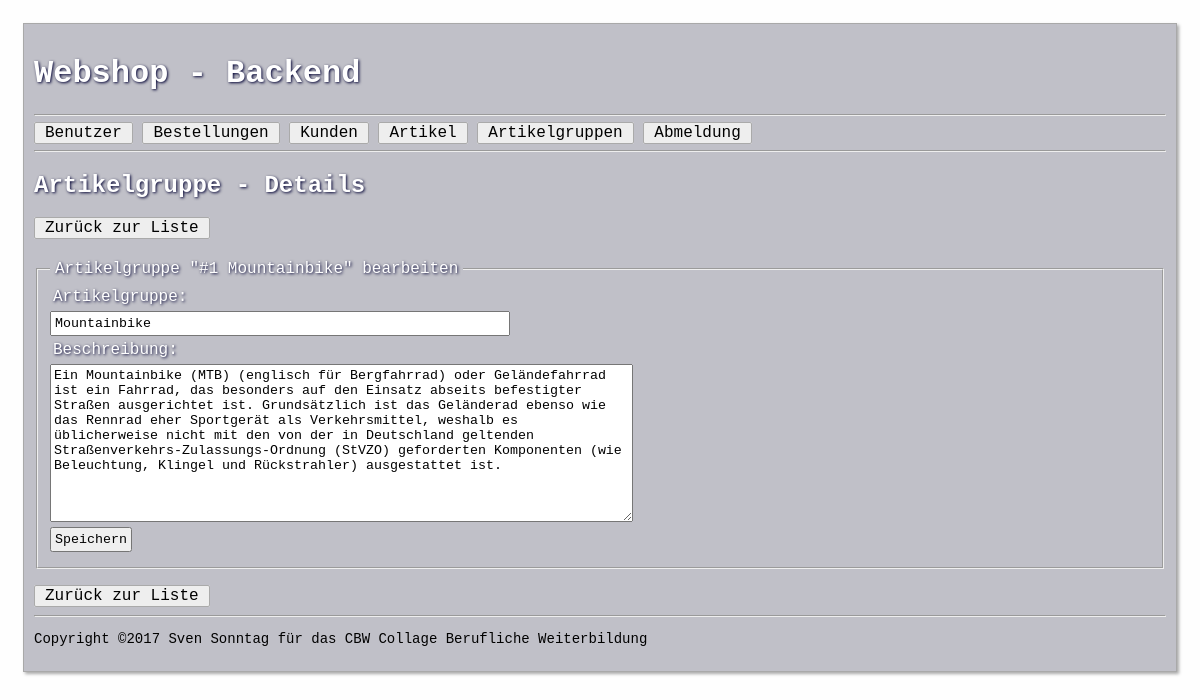
/admin/index.php?module=articlegroup&action=edit&id=1 (signed in), run on the app's committed database.
### tables this page shows
CREATE TABLE IF NOT EXISTS `articlegroups` (
`id` int(6) NOT NULL,
  `groupname` varchar(64) DEFAULT NULL,
  `description` text
);

### admin/models/Articlegroup.php (called while the page is built, shortened)
<?php
class Articlegroup {
    private $id;
    private $groupname;
    private $description;
    public function __toString() {
        $fullName = "#" . $this->id . " " . $this->groupname;
        return $fullName;
    }
    public function getId() {
        return $this->id;
    }
    public function getGroupname() {
        return $this->groupname;
    }
    public function getDescription() {
        return $this->description;
    }
    public function setId($id) {
        $this->id = $id;
    }
    public function setGroupname($name) {
        $this->groupname = trim($name);
    }
    public function setDescription($name) {
        $this->description = trim($name);
    }
    public function findById($database, $id) {
        $stmt = $database->prepare('SELECT id, groupname, description FROM articlegroups WHERE id=:id');
        $params = array('id' => $id);
        try {
            $stmt->execute($params);
        } catch (PDOException $error) {
            showFatalError("Database Error: " . $error->getMessage());
        }
    }
}

### admin/views/articlegroupEdit.php (the view, shortened to what this page needs)
<?php
include ("_head.php");
?>
<a class="shop-button" href="index.php?module=articlegroup&action=list">Zurück zur Liste</a>
<br><br>
<form action="index.php?module=articlegroup&action=edit&id=<?php echo $articlegroup->getId(); ?>" method="POST">
    <fieldset>
        <legend>Artikelgruppe "<?php echo $articlegroup; ?>" bearbeiten</legend>
        <label for="groupname">Artikelgruppe:</label>
        <input type="text" name="groupname" value="<?php echo $articlegroup->getGroupname(); ?>" required>
        <label for="description">Beschreibung:</label>
        <textarea name="description" rows="10" cols="70"><?php echo $articlegroup->getDescription(); ?></textarea>
        <input type="submit" name="submit" value="Speichern">
    </fieldset>
</form>
<br>
<a class="shop-button" href="index.php?module=articlegroup&action=list">Zurück zur Liste</a>
<?php
include ("_footer.php");
?>

### css/backend_style.css (style rules this page uses)
* { font-family: "Courier New", Courier, monospace; }
html { overflow-y:scroll; }
body { background-color: #fefefe; padding-left: 15px; padding-right: 15px; padding-top: 15px; }
label { width: 300px; padding: 3px; color: #fff; text-shadow: 1px 1px 3px #003; }
legend { color: #fff; text-shadow: 1px 1px 3px #003; padding: 5px; }
input, textarea, select { margin-top: 5px; margin-bottom: 5px; display: block; padding: 3px; }
input[type='password'], input[type='text'], input[type='email'] { width: 450px; }
.shop-button { text-decoration: none; background-color: #eee; color: black; border: 1px solid #aaa; padding: 1px 10px; border-radius: 2px; }

### data on the page
articlegroups: articlegroup "#1 Mountainbike", groupname "Mountainbike", description "Ein Mountainbike (MTB) (englisch für Bergfahrrad) oder Geländefahrrad ist ein Fahrrad, das besonders auf den Einsatz abseits befestigter Straßen ausgerichtet ist. Grundsätzlich ist das Geländerad ebenso wie das Rennrad eher Sportgerät als Verkehrsmittel, weshalb es üblicherweise nicht mit den von der in Deutschland geltenden Straßenverkehrs-Zulassungs-Ordnung (StVZO) geforderten Komponenten (wie Beleuchtung, Klingel und Rückstrahler) ausgestattet ist."

### other printed values
$appTitle "Artikelgruppe - Details"
